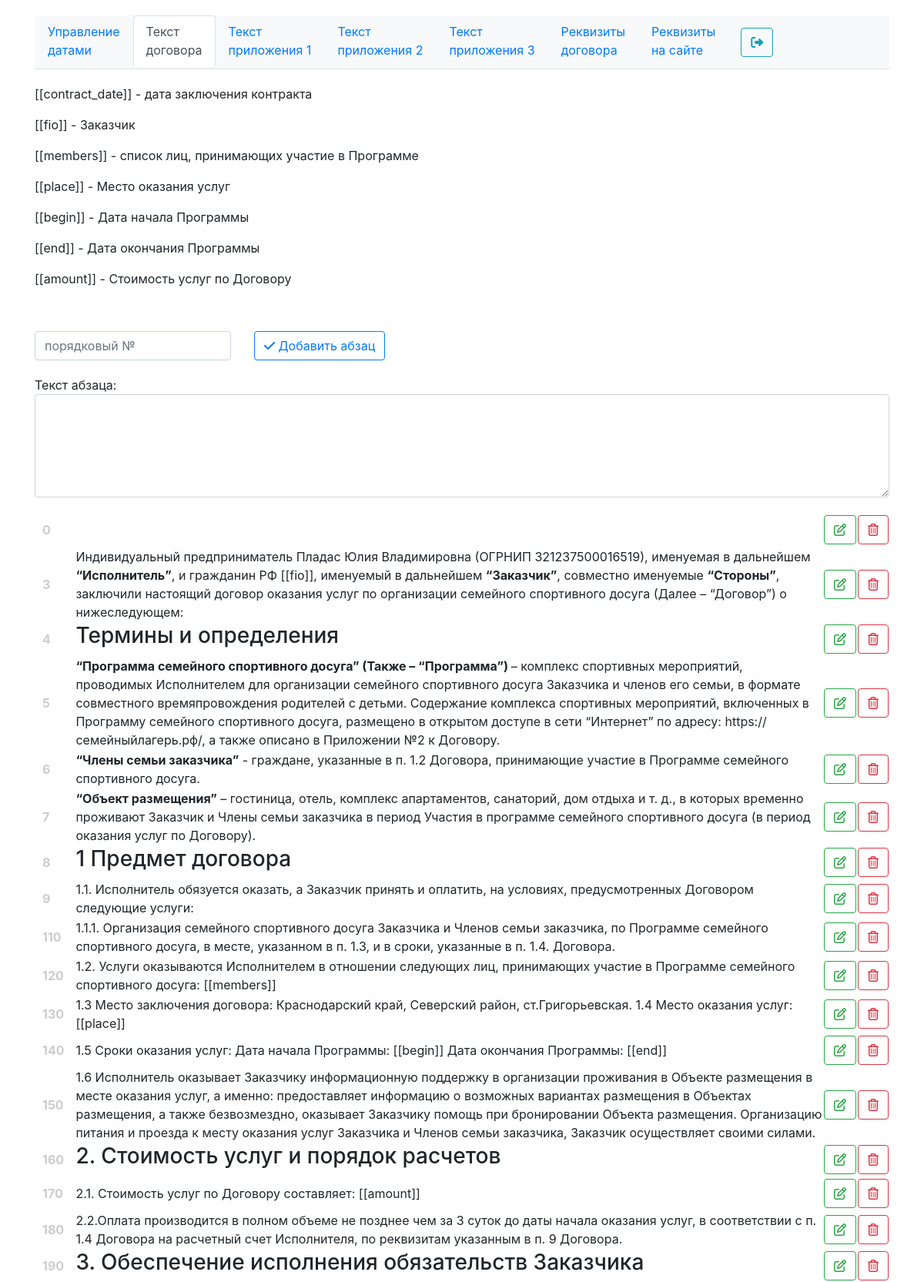
Page /admin/index.php?page=contract (signed in, upper part) on the committed database.
### tables this page shows
CREATE TABLE `camp_paragraph` (
  `id` int NOT NULL,
  `paragraph_type` varchar(50) NOT NULL,
  `paragraph_number` int NOT NULL,
  `paragraph_text` varchar(1000) NOT NULL
);

### core/paragraph.php (called while the page is built, shortened)
<?php
class Paragraph {
  public static function get_list($paragraph_type) {
    $link = \Core\Database::db_connect();
    $arr = [];
    $sql_query = 'SELECT * FROM `camp_paragraph`
    WHERE `paragraph_type`="'.$paragraph_type.'"
    ORDER BY `paragraph_number`';
    $sql = mysqli_query($link, $sql_query);
    while ($row = mysqli_fetch_assoc($sql)) {
      array_push($arr, $row);
    }
    return $arr;
  }
}
?>

### admin/contract.php (the view, shortened to what this page needs)
<div class="wrapper">
  <div class="container">
 <form action="../core/paragraph.php" method="post">
  <div class="row">
    <div class="col-sm-3 wrapper">
      <input type="text" name="paragraph_number"
      class="form-control" placeholder="порядковый №">
    </div>
    <div class="col-sm-9 wrapper">
      <button name="add_new_paragraph" class="btn btn-outline-primary">
       <i class="fa fa-check" aria-hidden="true"></i>
       Добавить абзац
     </button>
   </div>
 </div>
 <div class="row">
  <div class="col-sm-12 wrapper">
    Текст абзаца:
    <textarea name="paragraph_text" rows="5" class="paragraph_text form-control"></textarea>
  </div>
</div>
</form>
</div>
</div>
<div class="wrapper">
  <div class="container">
    <table>
      <?php foreach (Paragraph::get_list($_GET['page']) as $key => $value): ?>
        <tr>
          <th class="paragraph_number">
            <?php echo $value['paragraph_number']; ?>
          </th>
          <td>
            <?php echo $value['paragraph_text']; ?>
          </td>
          <td>
            <form action="" method="get">
              <button value="<?php echo $value['id']; ?>" class="btn btn-outline-success"
                title="редактировать" name="update_paragraph">
                <i class="fa fa-pencil-square-o" aria-hidden="true"></i>
              </button>
            </form>
          </td>
          <td>
            <form action="" method="get">
              <button value="<?php echo $value['id']; ?>" class="btn btn-outline-danger"
                title="редактировать" name="delete_paragraph">
                <i class="fa fa-trash-o" aria-hidden="true"></i>
              </button>
            </form>
          </td>
        </tr>
      <?php endforeach ?>
    </table>
  </div>
</div>

### css/admin.css (style rules this page uses)
.wrapper { padding-top:20px; }
.paragraph_text { width: 100%; }
.paragraph_number { padding: 10px; color:rgba(0,0,0,0.2); }

### rows in the picture
camp_paragraph: paragraph_number "0", $value['id'] 119 (drawn)
camp_paragraph: paragraph_number "3", paragraph_text "Индивидуальный предприниматель Пладас Юлия Владимировна (ОГРНИП 321237500016519), именуемая в дальнейшем “Исполнитель” , и гражданин РФ [[fio]], именуемый в дальнейшем “Заказчик” , совместно именуемые “Стороны” , заключили настоящий договор оказания услуг по организации семейного спортивного досуга (Далее – “Договор”) о нижеследующем:", $value['id'] 6 (drawn)
camp_paragraph: paragraph_number "4", paragraph_text "Термины и определения", $value['id'] 7 (drawn)
camp_paragraph: paragraph_number "5", paragraph_text "“Программа семейного спортивного досуга” (Также – “Программа”) – комплекс спортивных мероприятий, проводимых Исполнителем для организации семейного спортивного досуга Заказчика и членов его семьи, в формате совместного времяпровождения родителей с детьми. Содержание комплекса спортивных мероприятий, включенных в Программу семейного спортивного досуга, размещено в открытом доступе в сети “Интернет” по адресу: https://семейныйлагерь.рф/, а также описано в Приложении №2 к Договору.", $value['id'] 8 (drawn)
camp_paragraph: paragraph_number "6", paragraph_text "“Члены семьи заказчика” - граждане, указанные в п. 1.2 Договора, принимающие участие в Программе семейного спортивного досуга.", $value['id'] 9 (drawn)
camp_paragraph: paragraph_number "7", paragraph_text "“Объект размещения” – гостиница, отель, комплекс апартаментов, санаторий, дом отдыха и т. д., в которых временно проживают Заказчик и Члены семьи заказчика в период Участия в программе семейного спортивного досуга (в период оказания услуг по Договору).", $value['id'] 10 (drawn)
camp_paragraph: paragraph_number "8", paragraph_text "1 Предмет договора", $value['id'] 11 (drawn)
camp_paragraph: paragraph_number "9", paragraph_text "1.1. Исполнитель обязуется оказать, а Заказчик принять и оплатить, на условиях, предусмотренных Договором следующие услуги:", $value['id'] 12 (drawn)
camp_paragraph: paragraph_number "110", paragraph_text "1.1.1. Организация семейного спортивного досуга Заказчика и Членов семьи заказчика, по Программе семейного спортивного досуга, в месте, указанном в п. 1.3, и в сроки, указанные в п. 1.4. Договора.", $value['id'] 13 (drawn)
camp_paragraph: paragraph_number "120", paragraph_text "1.2. Услуги оказываются Исполнителем в отношении следующих лиц, принимающих участие в Программе семейного спортивного досуга: [[members]]", $value['id'] 14 (drawn)
camp_paragraph: paragraph_number "130", paragraph_text "1.3 Место заключения договора: Краснодарский край, Северский район, ст.Григорьевская. 1.4 Место оказания услуг: [[place]]", $value['id'] 15 (drawn)
camp_paragraph: paragraph_number "140", paragraph_text "1.5 Сроки оказания услуг: Дата начала Программы: [[begin]] Дата окончания Программы: [[end]]", $value['id'] 16 (drawn)
camp_paragraph: paragraph_number "150", paragraph_text "1.6 Исполнитель оказывает Заказчику информационную поддержку в организации проживания в Объекте размещения в месте оказания услуг, а именно: предоставляет информацию о возможных вариантах размещения в Объектах размещения, а также безвозмездно, оказывает Заказчику помощь при бронировании Объекта размещения. Организацию питания и проезда к месту оказания услуг Заказчика и Членов семьи заказчика, Заказчик осуществляет своими силами.", $value['id'] 17 (drawn)
camp_paragraph: paragraph_number "160", paragraph_text "2. Стоимость услуг и порядок расчетов", $value['id'] 18 (drawn)
camp_paragraph: paragraph_number "170", paragraph_text "2.1. Стоимость услуг по Договору составляет: [[amount]]", $value['id'] 19 (drawn)
camp_paragraph: paragraph_number "180", paragraph_text "2.2.Оплата производится в полном объеме не позднее чем за 3 суток до даты начала оказания услуг, в соответствии с п. 1.4 Договора на расчетный счет Исполнителя, по реквизитам указанным в п. 9 Договора.", $value['id'] 20 (drawn)
camp_paragraph: paragraph_number "190", paragraph_text "3. Обеспечение исполнения обязательств Заказчика", $value['id'] 21 (drawn)
